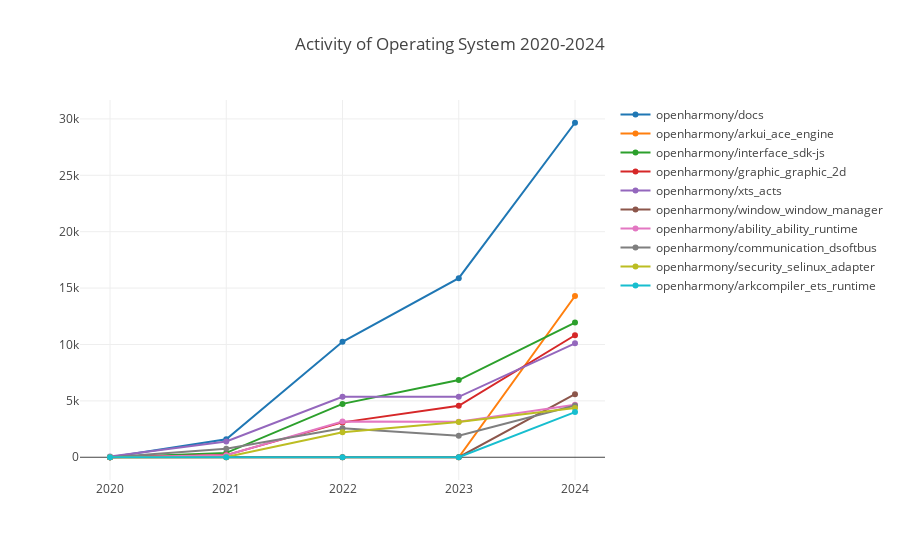

Source (notebook cell):
### Code cell
processTechFieldDataActivity(':technology/operating_system', 'Operating System');

### Figure 1 — Plotly figure (JSON) as saved in the notebook; plotly's stock layout.template omitted (floating-point values rounded to 4 significant figures)
{"data": [{"name": "openharmony/docs", "x": [2020, 2021, 2022, 2023, 2024], "y": [0, 1592.0, 10240.0, 15880.0, 29660.0]}, {"name": "openharmony/arkui_ace_engine", "x": [2020, 2021, 2022, 2023, 2024], "y": [0, 0, 0, 0, 14300.0]}, {"name": "openharmony/interface_sdk-js", "x": [2020, 2021, 2022, 2023, 2024], "y": [0, 387.2, 4733.0, 6845.0, 11940.0]}, {"name": "openharmony/graphic_graphic_2d", "x": [2020, 2021, 2022, 2023, 2024], "y": [0, 190.6, 3092.0, 4558.0, 10820.0]}, {"name": "openharmony/xts_acts", "x": [2020, 2021, 2022, 2023, 2024], "y": [58.68, 1398.0, 5356.0, 5355.0, 10100.0]}, {"name": "openharmony/window_window_manager", "x": [2020, 2021, 2022, 2023, 2024], "y": [0, 0, 0, 0, 5590.0]}, {"name": "openharmony/ability_ability_runtime", "x": [2020, 2021, 2022, 2023, 2024], "y": [0, 179.8, 3164.0, 3140.0, 4652.0]}, {"name": "openharmony/communication_dsoftbus", "x": [2020, 2021, 2022, 2023, 2024], "y": [0, 753.8, 2576.0, 1915.0, 4588.0]}, {"name": "openharmony/security_selinux_adapter", "x": [2020, 2021, 2022, 2023, 2024], "y": [0, 21.81, 2225.0, 3118.0, 4368.0]}, {"name": "openharmony/arkcompiler_ets_runtime", "x": [2020, 2021, 2022, 2023, 2024], "y": [0, 0, 0, 0, 4002.0]}], "layout": {"autosize": true, "title": {"text": "Activity of Operating System 2020-2024"}, "xaxis": {"autorange": true, "range": [2020.0, 2024.0], "type": "linear"}, "yaxis": {"autorange": true, "range": [-2448.0, 32110.0], "type": "linear"}}}
